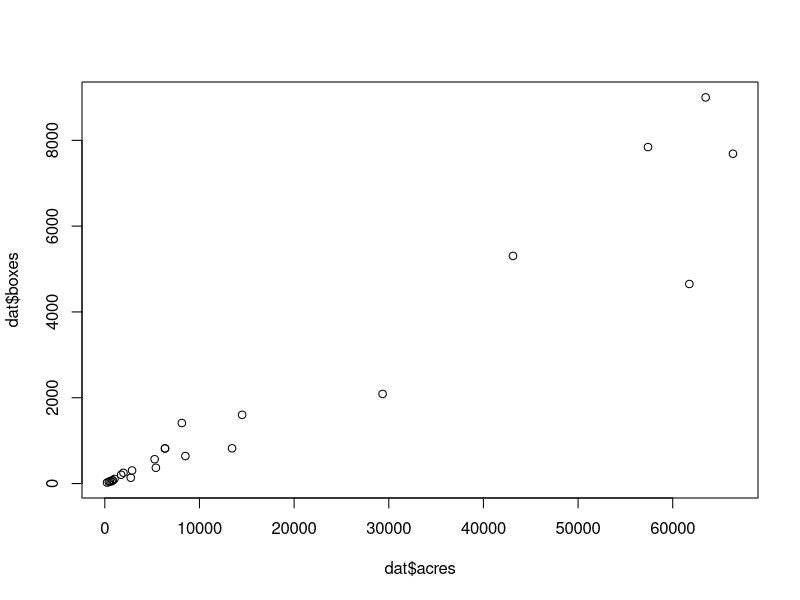
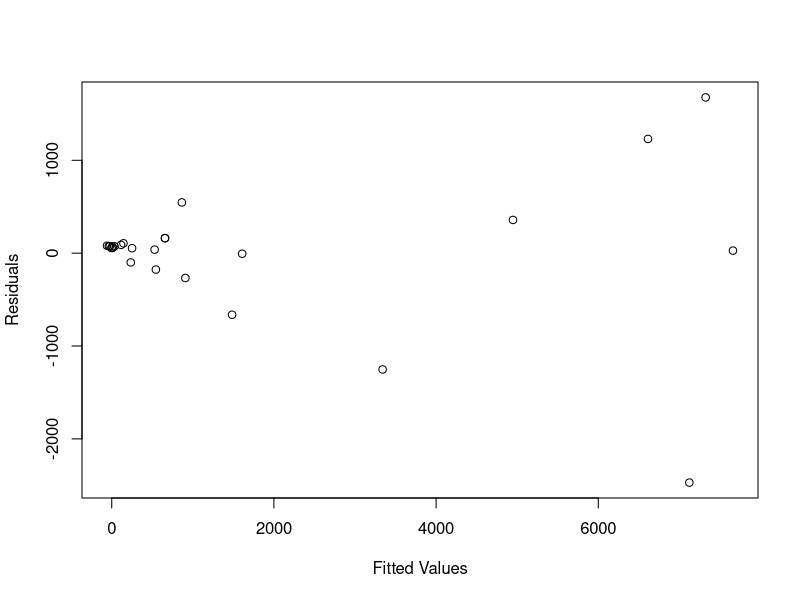
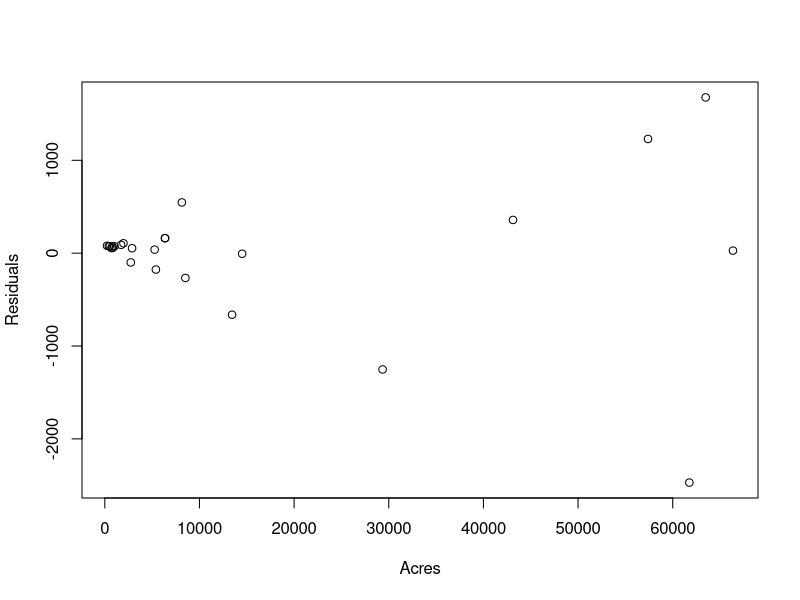
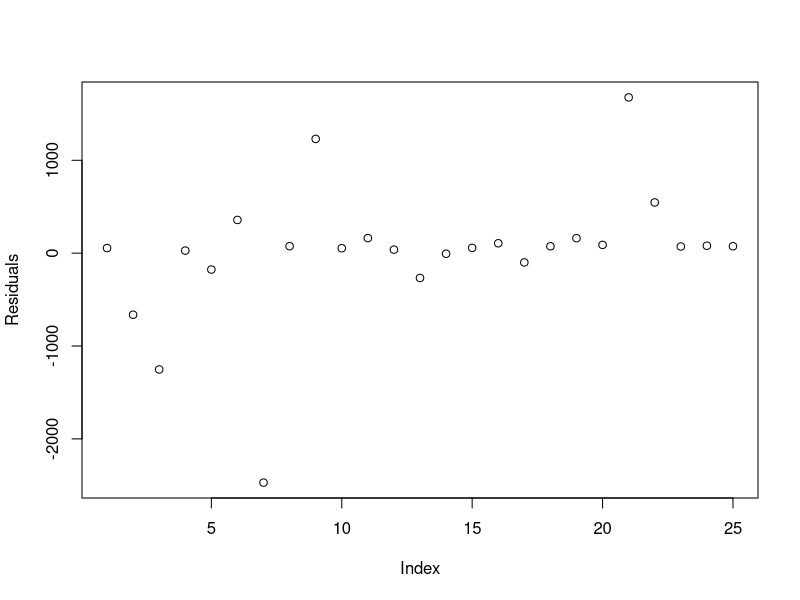
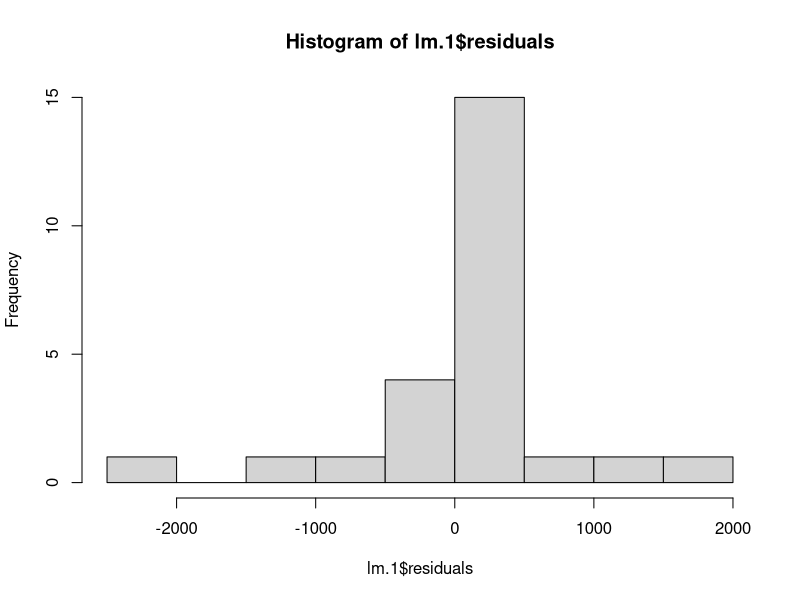
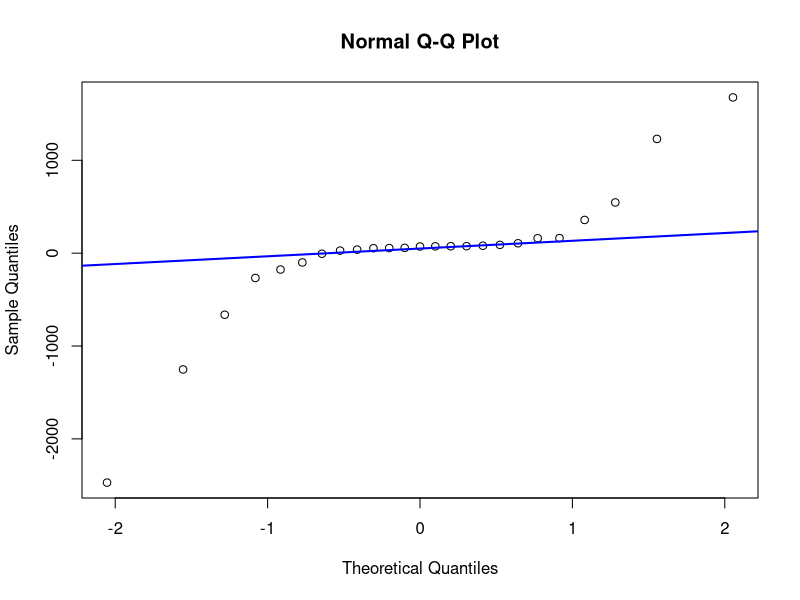
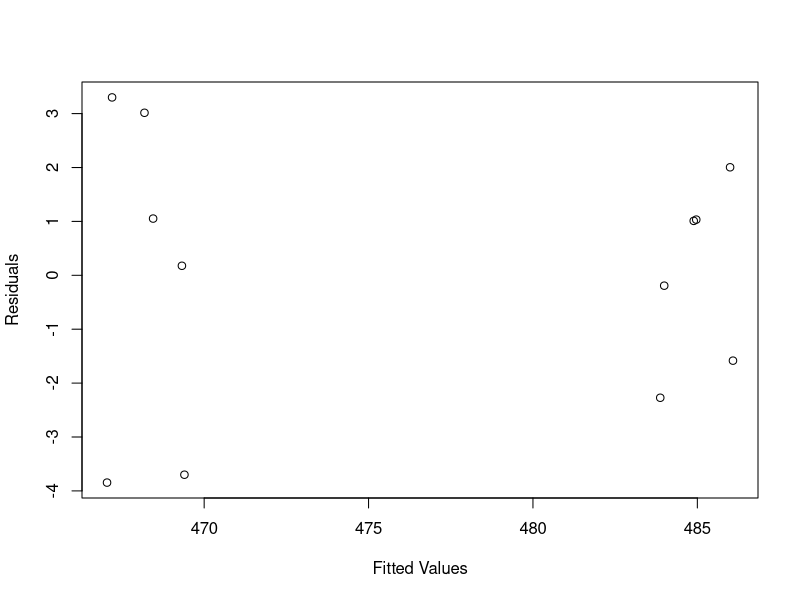
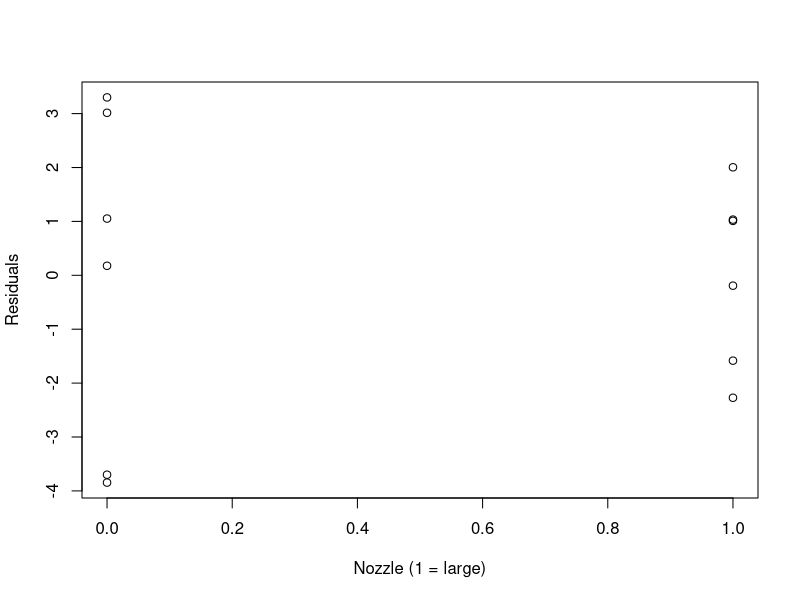

R code for these plots, in order:
### Residual plots/diagnostics demo

## Florida oranges revisited
dat <- read.csv("florange.csv")
plot(dat$acres,dat$boxes)
lm.1 <- lm(dat$boxes~dat$acres)
summary(lm.1)

# Residual plot: vs fitted values 
plot(lm.1$fitted.values, lm.1$residuals, xlab = "Fitted Values", ylab = "Residuals")

# Residual plot: vs predictor (just one in this case)
plot(dat$acres, lm.1$residuals, xlab = "Acres", ylab = "Residuals")

# Residual plot: vs i (just to demo plot; no time/space ordering here)
plot(1:nrow(dat), lm.1$residuals, xlab = "Index", ylab = "Residuals")

# Histogram of residuals
hist(lm.1$residuals)

# QQ plot of residuals
qqnorm(lm.1$residuals)
qqline(lm.1$residuals, col="blue", lwd = 2)


## Rocket data revisited
rocket <- read.csv(file="rocket.csv")
mr <- lm(thrust ~ nozzle + propratio, data = rocket)
summary(mr)

# Residual plot: vs fitted values 
plot(mr$fitted.values, mr$residuals, xlab = "Fitted Values", ylab = "Residuals")

# Residual plot: vs predictors
plot(rocket$nozzle, mr$residuals, xlab = "Nozzle (1 = large)", ylab = "Residuals")
plot(rocket$propratio, mr$residuals, xlab = "Propellant to fuel ratio", ylab = "Residuals")

# Histogram of residuals
hist(mr$residuals)

# QQ plot of residuals
qqnorm(mr$residuals)
qqline(mr$residuals, col="blue", lwd = 2)


## Mystery dataset!
mystery <- read.csv("mystery.csv")
head(mystery)
pairs(mystery)
mm <- lm(Y~X1+X2+X3, data=mystery)
summary(mm)
plot(mm$fitted.values, mm$residuals)

